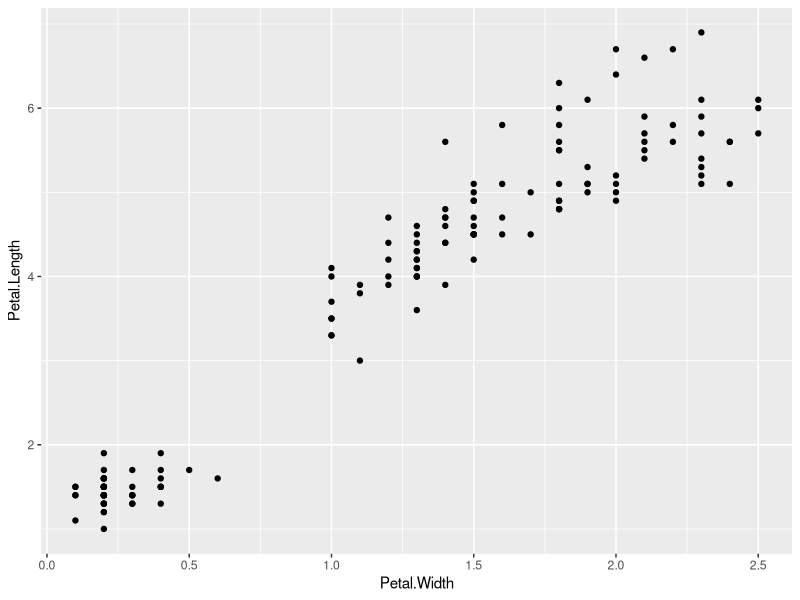
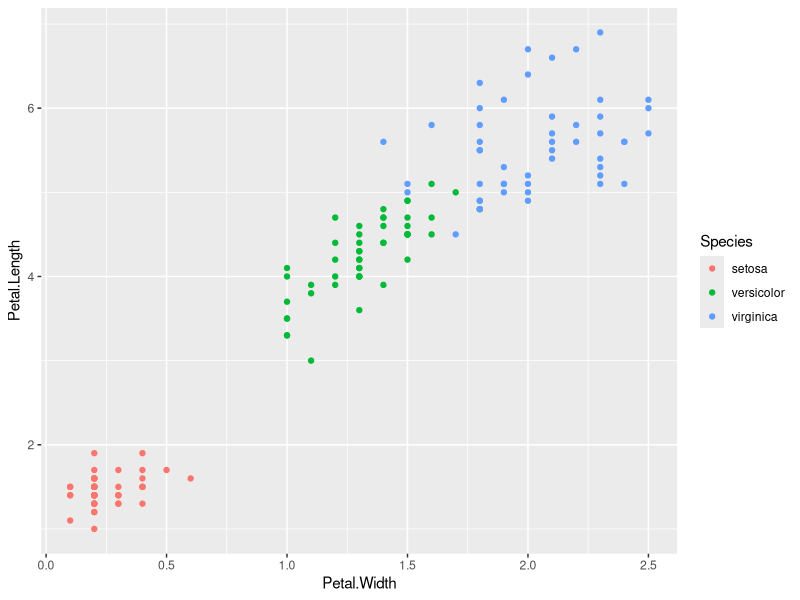
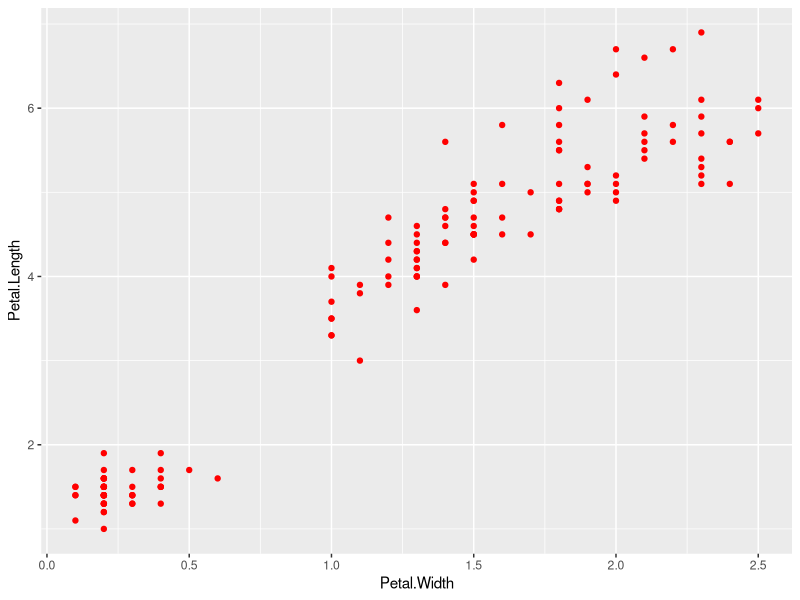
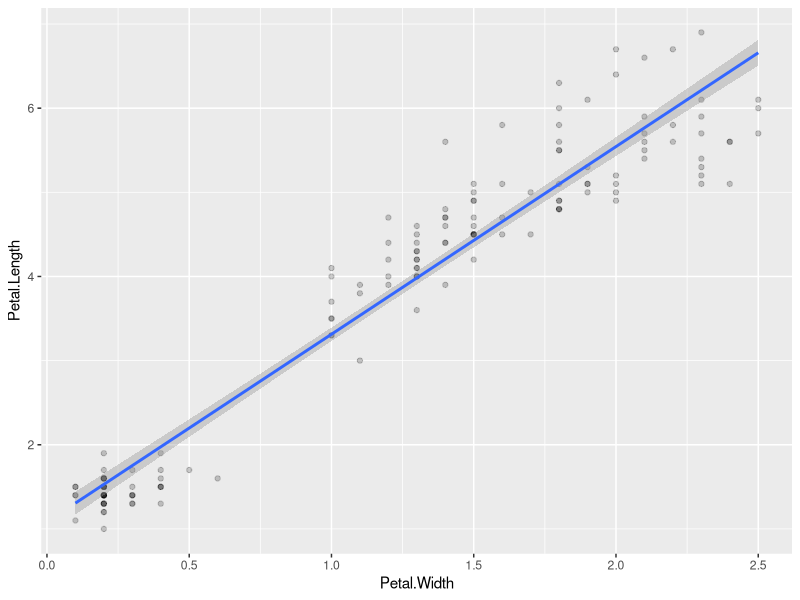
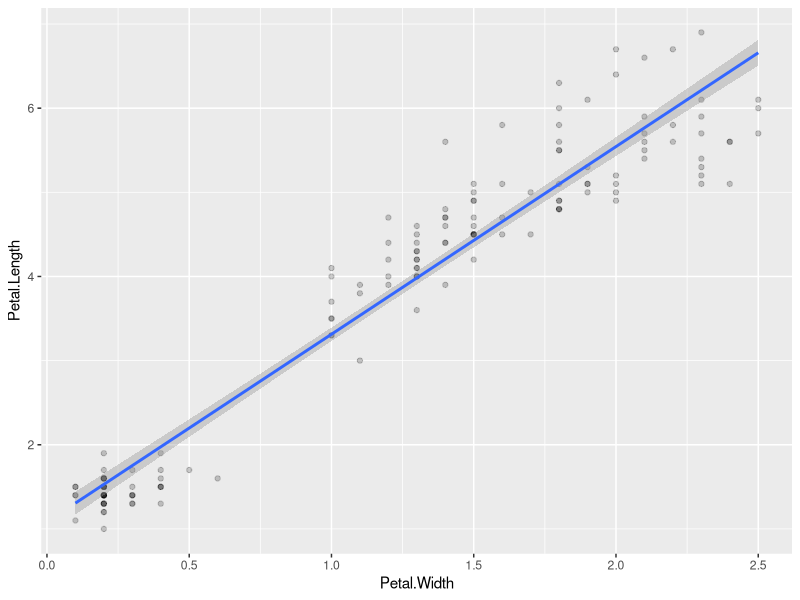
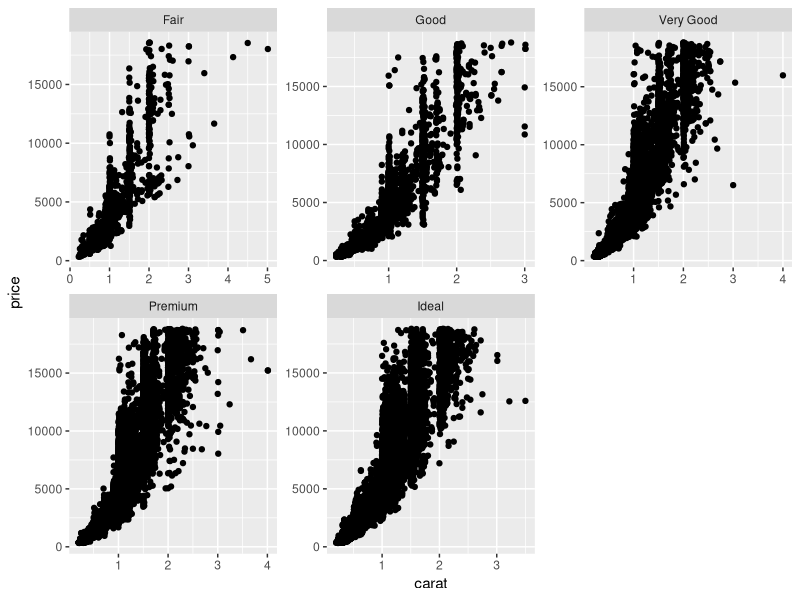
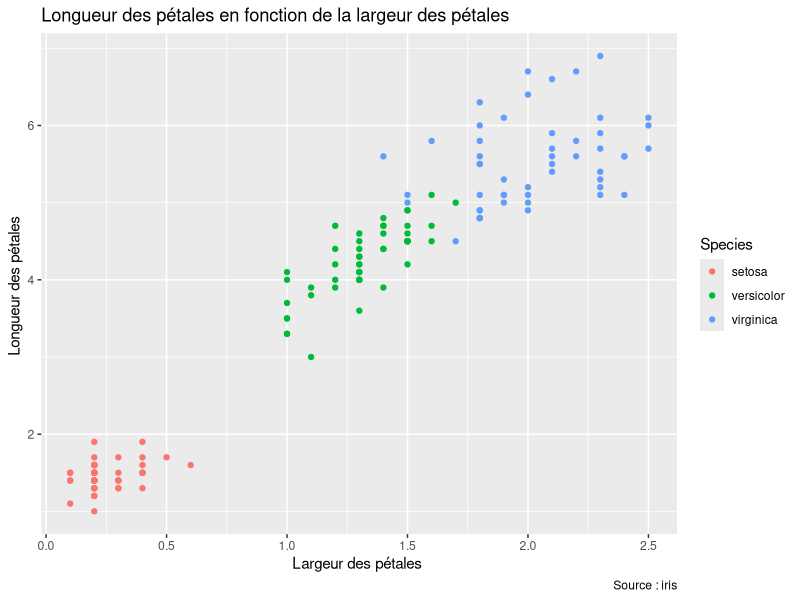
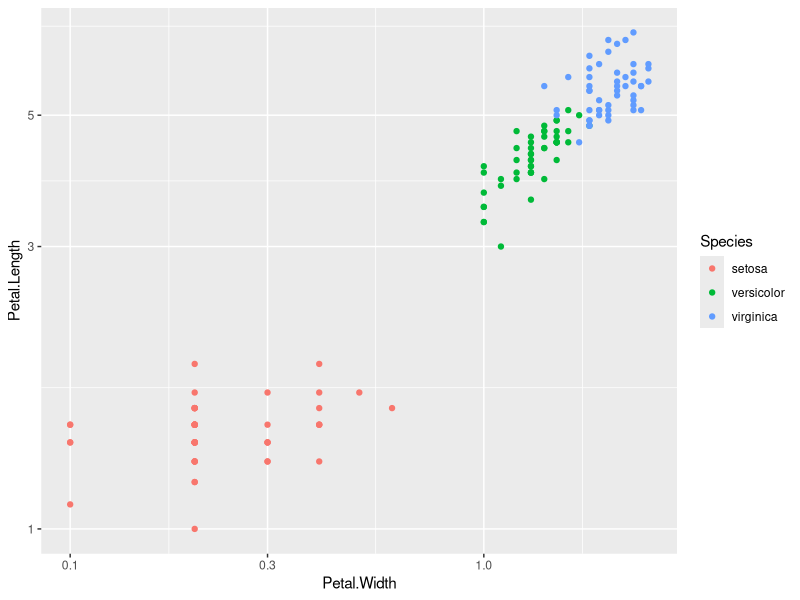

Write R code to recreate these figures, in order.
## ---- chunk 1
library(ggplot2)
## ---- chunk 2
iris <- iris
ggplot(iris) + 
  geom_point(aes(x = Petal.Width, y = Petal.Length))
## ---- chunk 3
ggplot(iris) + 
  geom_point(aes(x = Petal.Width, y = Petal.Length, color = Species))
## ---- chunk 4
ggplot(iris) + 
  geom_point(aes(x = Petal.Width, y = Petal.Length), color = "red")
## ---- chunk 5
ggplot(iris) + 
  geom_point(aes(x = Petal.Width, y = Petal.Length), alpha = 0.2) + 
  geom_smooth(aes(x = Petal.Width, y = Petal.Length), method = "lm")
## ---- chunk 6
ggplot(iris, aes(x = Petal.Width, y = Petal.Length)) + 
  geom_point(alpha = 0.2) + 
  geom_smooth(method = "lm")
## ---- chunk 7
ggplot(diamonds) +
	geom_point(mapping = aes(x = carat, y = price)) +
	facet_wrap(~cut, scales = 'free')
## ---- chunk 8
ggplot(iris) +
  geom_point(aes(x = Petal.Width, y = Petal.Length, color = Species)) +
  labs(title = "Longueur des pétales en fonction de la largeur des pétales",
       x = "Largeur des pétales ",
       y = "Longueur des pétales ",
       caption = "Source : iris")
## ---- chunk 9
ggplot(iris) + 
  geom_point(aes(x = Petal.Width, y = Petal.Length, color = Species)) +
  scale_x_log10() +
  scale_y_log10()
## ---- chunk 10
ggplot(iris) + 
  geom_point(aes(x = Petal.Width, y = Petal.Length, color = Species)) +
  guides(color=guide_legend(direction = "horizontal",
                           order = 1,
                           title.position = "top",
                           title.hjust = 0.5,
                           nrow = 1,
                           label.position = "bottom"))+
  theme(legend.position = "bottom")
